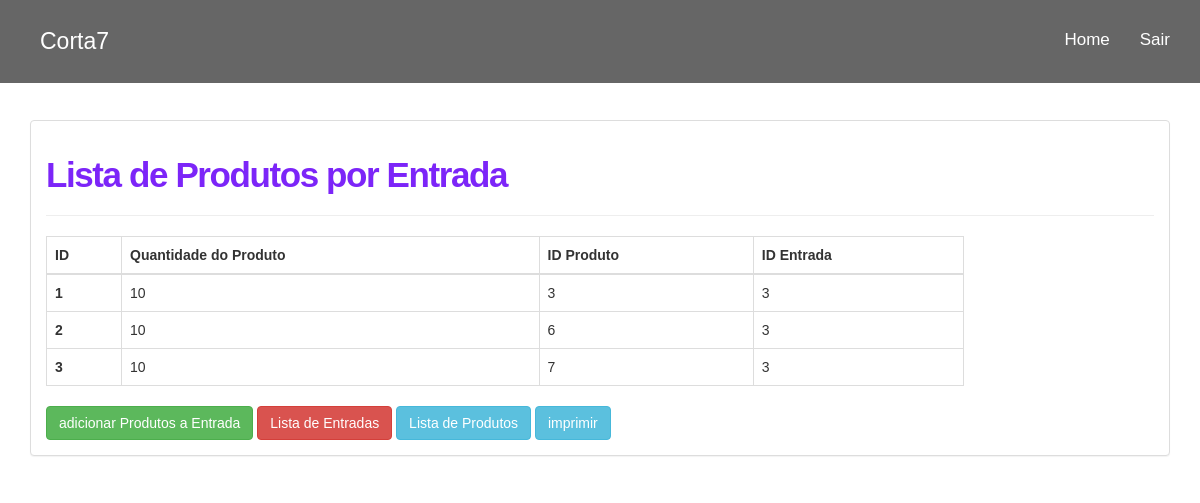
The page /produtosentradascadastradas.php (signed in) on the database its author committed.
### tables this page shows
CREATE TABLE `itemproduto` (
  `id_itemProduto` int(11) NOT NULL,
  `item_produto_quantidade` int(11) DEFAULT NULL,
  `fk_produto` int(11) NOT NULL,
  `fk_entradaProduto` int(11) NOT NULL
);

### produtosentradascadastradas.php (the view, shortened to what this page needs)
<!DOCTYPE html>
<html lang="pt-br">
<head>
  <link href="bootstrap/css/bootstrap.min.css" rel="stylesheet">
  <link href="estilo.css" rel="stylesheet">
  </head>
  <body>
    <nav class="navbar navbar-fixed-top navbar-inverse navbar-transparente">
      <div class="container">
        <div class="navbar-header">
        <div class="site-logo">
          <a href="index.php">Corta7</a>
        </div>
      </div>
      <div class="collapse navbar-collapse" id="barra-navegacao">
        <ul class="nav navbar-nav navbar-right">
          <li><a href="home.php">Home</a></li>
          <li><a href="sair.php">Sair</a></li>
        </ul>
      </div>
    </div>
  </nav>
  <div class="container">
    <br /><br />
    <br /><br />
    <br /><br />
    <div id="d">
    <div class="panel panel-default">
     <div class="panel-body">
      <h3 style="font-size: 35px;
      font-weight: 700;
      letter-spacing: -0.04em; color: #7c25f8;">Lista de Produtos por Entrada </h3>
      <hr />
      <div class="row justify-content-center mb-6">
        <div class="col-sm-12 col-md-10 col-gl-8">
          <?php
          $objDb = new db();
          $link = $objDb->conecta_mysql();
          $sql1 = "SELECT * FROM itemproduto ORDER BY id_itemProduto  ASC";
          $resultado_func = mysqli_query($link, $sql1);
          if(($resultado_func) AND ($resultado_func->num_rows != 0)){
            ?>
            <table class="table table-bordered table-hover">
             <thead>
               <tr>
                <th >ID</th>
                <th >Quantidade do Produto</th>
                <th >ID Produto</th>
                <th >ID Entrada</th>
              </tr>
            </thead>
            <tbody>
              <?php
              while($row_func = mysqli_fetch_array($resultado_func)){
                ?>
                <tr>
                  <th><?php echo $row_func['id_itemProduto']; ?></th>
                  <td><?php echo $row_func['item_produto_quantidade']; ?></td>
                  <td><?php echo $row_func['fk_produto']; ?></td>
                  <td><?php echo $row_func['fk_entradaProduto']; ?></td>
                </tr>
              <?php   }  ?>
            </tbody>
          </table>
         <a tabindex="0" class="btn btn-success" role="button" data-toggle="popover" data-placement="right" data-trigger="focus" href="itensentrada.php"
          title="Editar Fornecedores">adicionar Produtos a Entrada</a>
          <a tabindex="0" class="btn btn-danger" role="button" data-toggle="popover" data-placement="right" data-trigger="focus" href="entradascadastradas.php"
          title="Lista de Atendimentos">Lista de Entradas</a>
          <a tabindex="0" class="btn btn-info" role="button" data-toggle="popover" data-placement="right" data-trigger="focus" href="produtoscadastrados.php"
          title="Lista de Produtos">Lista de Produtos</a>
          <input type="button" class="btn btn-info" value="imprimir" name="imprimir" onclick="imprime()">
          <?php
        }else{
          echo "<div class='alert alert-danger' role='alert'>Nenhum Item encontrado!</div>";
        }
        ?>
      </div>
    </div>
  </div>
</div>
</div>
</div>
</body>
</html>

### estilo.css (style rules this page uses)
html, body, .capa { height: 100%; }
body { background: url('imagens/capa4.jpg'); background-attachment: fixed; font-family: Helvetica,Arial,sans-serif; overflow-x: hidden; }
nav.navbar-transparente { padding: 15px 0px; background: rgba(0, 0, 0, 0.6); border: none; }
.site-logo { margin: 5px 5px; padding: 5px 5px; font-size: 23px; }
.site-logo a { color: #fff; text-decoration:none; }
#barra-navegacao { font-size: 17px; }
.navbar-inverse .navbar-nav>li>a { color: white; }
.navbar-inverse .navbar-nav>li>a, footer .nav a { color: white; }
h3 { font-size: 35px; font-weight: 700; letter-spacing: -0.04em; }

### rows shown on the page
itemproduto: id_itemProduto "1", item_produto_quantidade "10", fk_produto "3", fk_entradaProduto "3"
itemproduto: id_itemProduto "2", item_produto_quantidade "10", fk_produto "6", fk_entradaProduto "3"
itemproduto: id_itemProduto "3", item_produto_quantidade "10", fk_produto "7", fk_entradaProduto "3"
